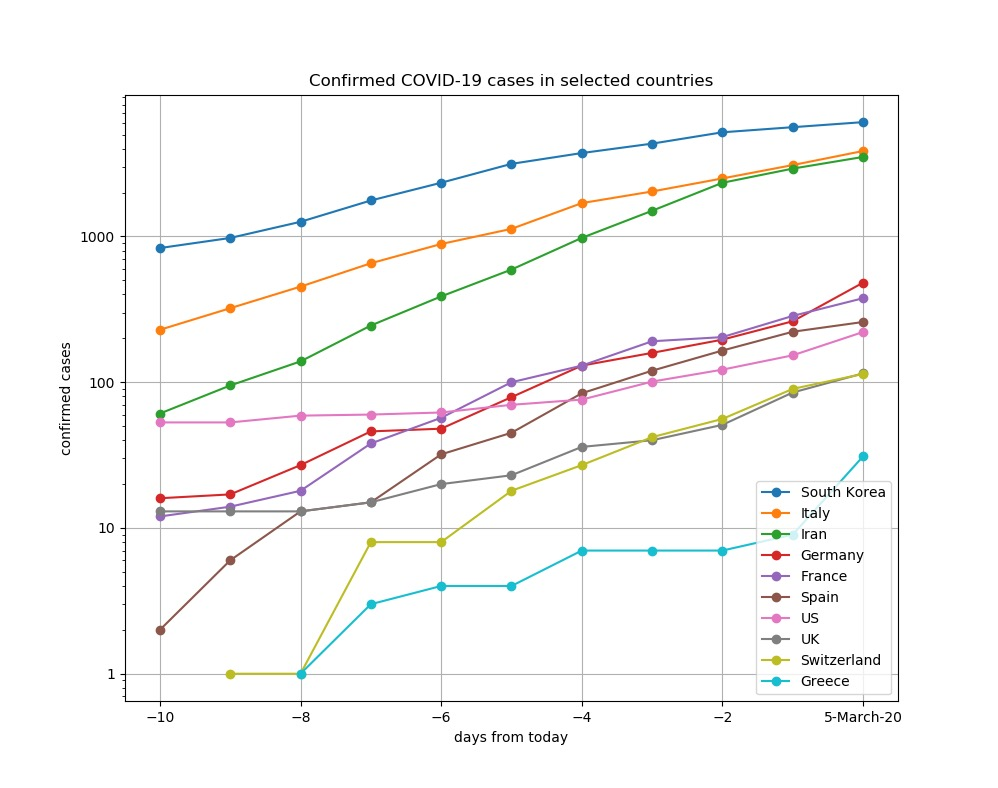

This figure's Julia source:
using DelimitedFiles
dname = "../COVID-19/csse_covid_19_data/csse_covid_19_time_series"
fname = "time_series_19-covid-Confirmed.csv"
A  = readdlm("$dname/$fname", ',');

paises = ["US", "South Korea", "Switzerland", "Italy", "Germany", "Iran",
   "France", "Spain", "UK", "Greece"]


"""
   mydate(str)
   Turns a struing of the form 03/02/20  into 2-March-20
"""
function mydate(str)
   d = Date(str, "mm/dd/yy")
   return "$(Dates.day(d))-$(Dates.monthname(d))-$(Dates.year(d))"
end

##

function smooth(s::Vector, k::Vector)
   @assert isodd(length(k)) "k should have odd length"

   mid = Int64((length(k)+1)/2)

   sout = copy(s)
   for i=1:length(s)
      sguys = maximum([i-(mid-1), 1]) : minimum([i+(mid-1), length(s)])
      kguys = sguys .- i .+ mid

      sout[i] = sum(s[sguys].*k[kguys])./sum(k[kguys])
   end
   return sout
end

##

# ###########################################
#
#  CUMULATIVE TOTAL
#
# ###########################################



days_previous = 10

confirmed = Array{Float64}(undef, length(paises), size(A,2)-4)



for i = 1:length(paises)
   pais = paises[i]

   # Find all rows for this country
   crows = findall(A[:,2] .== pais)

   # daily count starts in column 5; turn it into Float64s
   my_confirmed = Array{Float64}(A[crows,5:end])

   # Add all rows for the country
   my_confirmed = sum(my_confirmed, dims=1)[:]
   confirmed[i,:] = my_confirmed
end
v = sortperm(confirmed[:,end])[end:-1:1]
paises = paises[v]
confirmed = confirmed[v,:]



figure(1); clf(); println()
   # Make zeros into NaNs so they don't disturb the log plot
confirmed[confirmed.==0.0] .= NaN
for i=1:length(paises)
   pais = paises[i]

   dias = 1:size(A,2)-4
   semilogy(dias[end-days_previous:end] .- dias[end],
      confirmed[i, end-days_previous:end], "o-", label=pais)
   println("$pais = $(confirmed[i,end])")
end

gca().legend()
xlabel("days from today")
ylabel("confirmed cases")
title("Confirmed COVID-19 cases in selected countries")
gca().set_yticks([1, 10, 100, 1000])
gca().set_yticklabels(["1", "10", "100", "1000"])
h = gca().get_xticklabels()
for i=1:length(h)
   if h[i].get_position()[1] == 0.0
      h[i].set_text(mydate(A[1,end]))
   end
end
gca().set_xticklabels(h)
grid("on")
savefig("confirmed.png")
run(`sips -s format JPEG confirmed.png --out confirmed.jpg`)


# ###########################################
#
#  MULTIPLICATIVE CHANGE
#
# ###########################################


minimum_cases = 50
ngroup = 3

using PyCall
hs      = Array{PyObject}(undef, 0)   # line handles

i = 1; f=1;
while i <= length(paises)
   global i, f
   figure(2); clf(); println()
   plotted = Array{String}(undef, 0)     # plotted country strings
   for j=1:ngroup
      pais = paises[i]
      myconf = confirmed[i,:]
      myconf[myconf.<minimum_cases] .= NaN

      mratio = myconf[2:end]./myconf[1:end-1]
      mratio = mratio[end-days_previous:end]
      u = findall(.!isnan.(mratio))

      dias = 1:size(A,2)-4
      dias[end-days_previous:end] .- dias[end]

      h = plot(dias[u], mratio[u], "o-", label=pais)[1]
      if length(u)>0
         global hs = vcat(hs, h)
         plotted = vcat(plotted, pais)
         println("$pais = $(confirmed[i,end])")
      end

      global i += 1
      if i > length(paises)
         break
      end
   end

   if ~isempty(plotted)
      gca().legend(hs, plotted)
      xlabel("days from today")
      ylabel("daily multiplicative growth factor")
      title("Multiplicative factor, confirmed cases relative to previous day")
      PyPlot.show(); gcf().canvas.flush_events()  # make graphics are ready to ask for tick labels
      h = gca().get_xticklabels()
      for i=1:length(h)
         if h[i].get_position()[1] == 0.0
            h[i].set_text(A[1,end])
         end
      end
      gca().set_xticklabels(h)
      grid("on")
      figname = "multiplicative_factor"
      savefig("$(figname)_$f.png")
      run(`sips -s format JPEG $(figname)_$f.png --out $(figname)_$f.jpg`)
      f += 1
   end
end
